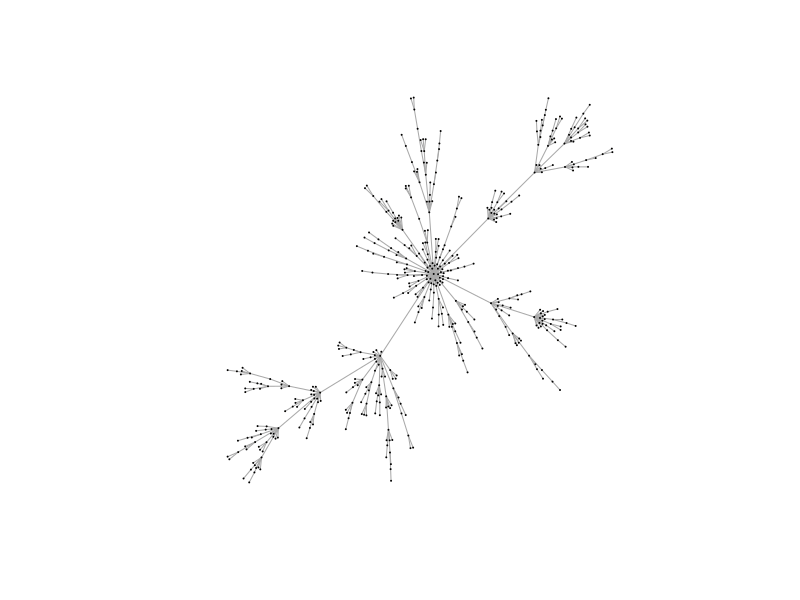
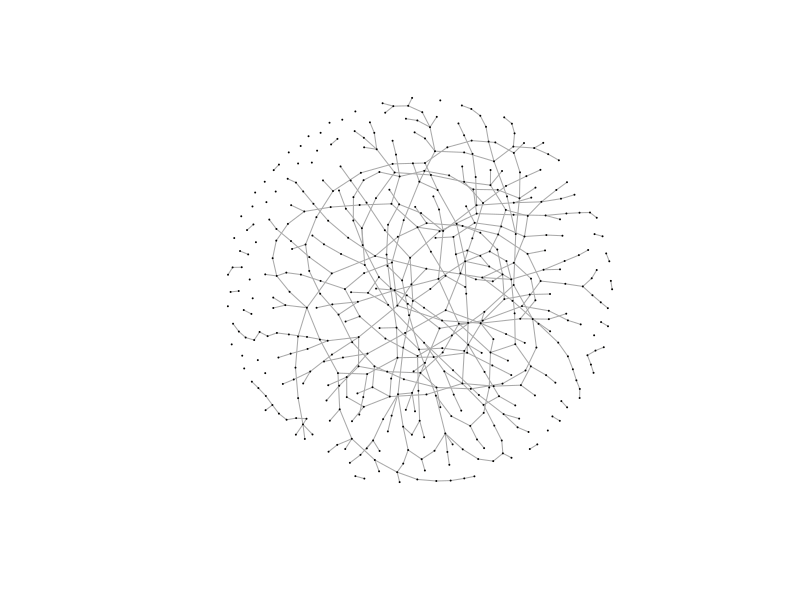
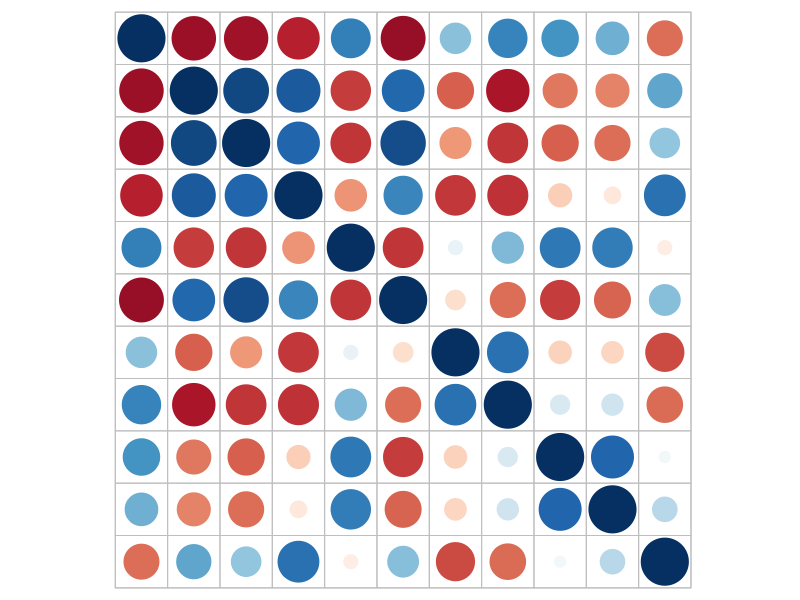

Reproduce these figures in R, in order.
library(igraph)
g <- barabasi.game(500, power = 1.2, m = NULL, out.dist = NULL, out.seq = NULL,
                   out.pref = FALSE, zero.appeal = 1, directed = FALSE,
                   algorithm ="psumtree", start.graph = NULL)
plot(g, vertex.label= NA, edge.arrow.size=1,vertex.size = 0.2)


g <- watts.strogatz.game(1, 500, 1, 0.35, loops = FALSE, multiple = FALSE)
plot(g, vertex.label= NA, edge.arrow.size=0.02,vertex.size = 0.5, color = "blue", frame.color = "blue")


library(corrplot)
M<-cor(mtcars)
corrplot(M, method="circle", tl.pos='n', cl.pos = "n")
